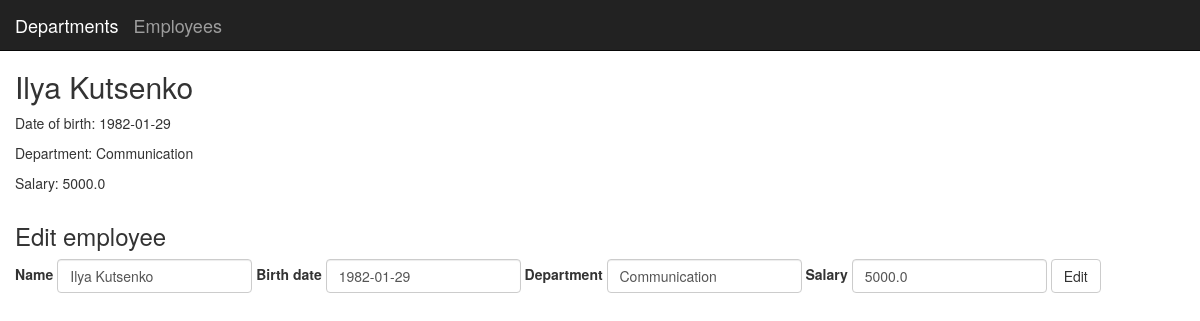
Page /employee/1 on the earlier database version.
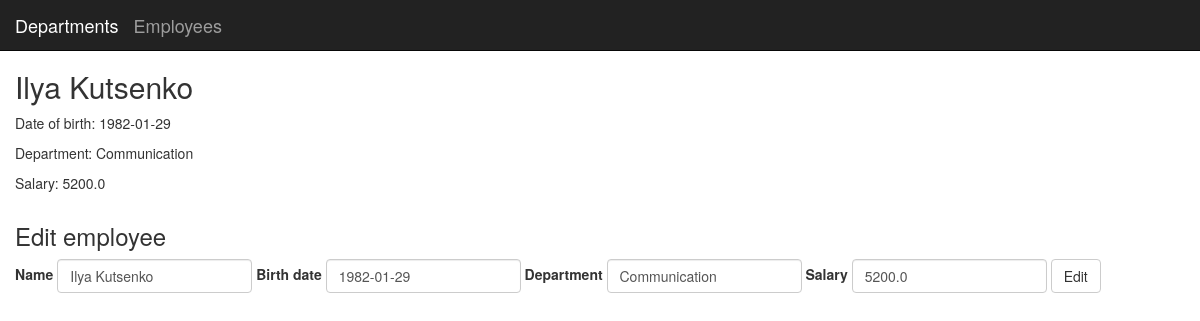
Same page on the later database version.
### application/models/models.py (models this page shows, shortened)
class Employee(db.Model):
    id = db.Column(db.Integer, primary_key=True)
    name = db.Column(db.String(90), nullable=False)
    birth_date = db.Column(db.Date, nullable=False)
    department = db.Column(db.String(50), nullable=False)
    salary = db.Column(db.Float, nullable=False)

### application/views/views_employees.py (the view)
@app.route("/employee/<id_>")
def employee(id_):
    emp = Employee.query.get(id_)
    form = EditEmployeeForm()
    if not emp:
        abort(404)
    return render_template("employee.html", employee=emp, form=form)

### application/forms/forms.py
class EditEmployeeForm(FlaskForm):
    name = StringField("Name", validators=[DataRequired()])
    birth_date = StringField("Birth date", validators=[DataRequired()])
    department = StringField("Department", validators=[DataRequired()])
    salary = FloatField("Salary", validators=[DataRequired()])
    edit = SubmitField("Edit")

### application/templates/employee.html (shortened to what this page needs)
{% extends "base.html" %}
{% block content %}
<div class="container">
<h2>{{employee.name}}</h2>
<p>Date of birth: {{employee.birth_date}}</p>
<p>Department: {{employee.department}}</p>
<p>Salary: {{employee.salary}}</p>
</div>
<div class="container">
  <h3>Edit employee</h3>
  <form method="POST" class="form-inline">
    <div class="form-group">
      {{ form.name.label }}
      {{ form.name(class="form-control", placeholder="Enter name", value=employee.name)}}
    </div>
    <div class="form-group">
      {{ form.birth_date.label }}
      {{ form.birth_date(class="form-control", placeholder="Enter birth date", value=employee.birth_date)}}
    </div>
    <div class="form-group">
      {{ form.department.label }}
      {{ form.department(class="form-control", placeholder="Enter department name", value=employee.department)}}
    </div>
    <div class="form-group">
      {{ form.salary.label }}
      {{ form.salary(class="form-control", placeholder="Enter salary", value=employee.salary)}}
    </div>
    {{ form.edit(class="btn btn-default")}}
  </form>
</div>
{% endblock %}

Differences in the rows shown:
changed Employee "Ilya Kutsenko": salary "5000.0" → "5200.0"
